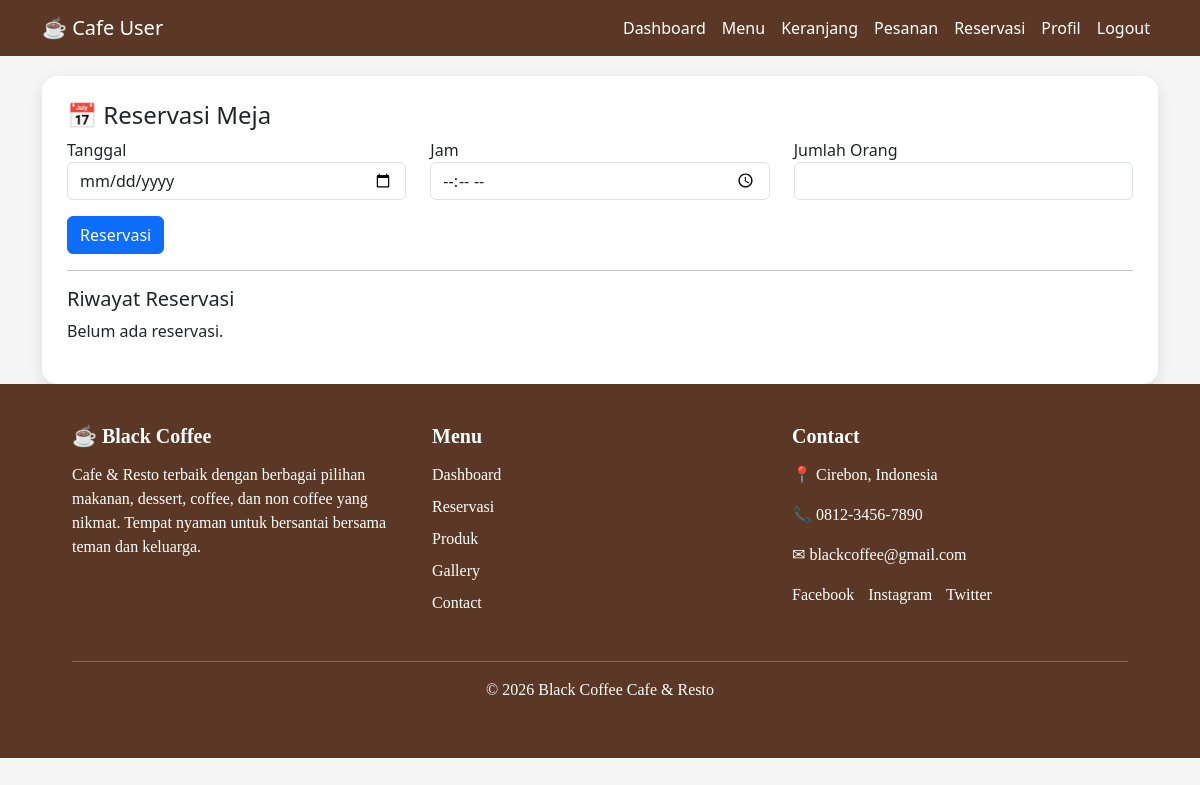
Before: /user/dashboard.php?page=reservasi (signed in) with the older database file.
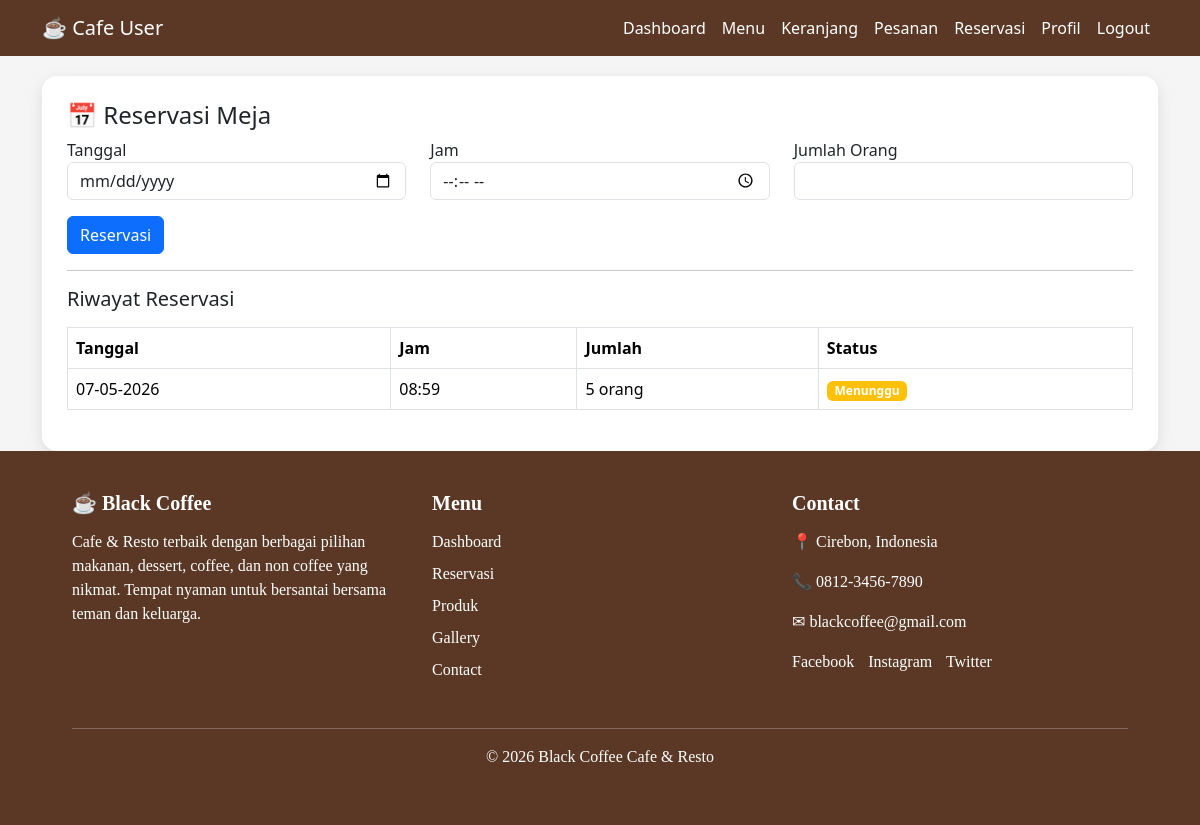
After: the same page with the newer database file.
### tables this page shows
CREATE TABLE `reservasi` (
  `id_reservasi` int(11) NOT NULL,
  `id_user` int(11) NOT NULL,
  `tanggal` date NOT NULL,
  `jam` time NOT NULL,
  `jumlah_orang` int(11) NOT NULL,
  `status` enum('menunggu','disetujui','ditolak') DEFAULT 'menunggu',
  `created_at` timestamp NOT NULL DEFAULT current_timestamp()
);

### user/reservasi.php (the view, shortened to what this page needs)
<?php
include "../koneksi.php";
$id_user = $_SESSION['id_user'];
?>
<div class="container-box">
<h4>📅 Reservasi Meja</h4>
<form method="POST">
<div class="row">
<div class="col-md-4 mb-3">
<label>Tanggal</label>
<input type="date" name="tanggal" class="form-control" required>
</div>
<div class="col-md-4 mb-3">
<label>Jam</label>
<input type="time" name="jam" class="form-control" required>
</div>
<div class="col-md-4 mb-3">
<label>Jumlah Orang</label>
<input type="number" name="jumlah" class="form-control" required min="1">
</div>
</div>
<button class="btn btn-primary">Reservasi</button>
</form>
<hr>
<h5>Riwayat Reservasi</h5>
<?php
$data = mysqli_query($conn, "
    SELECT * FROM reservasi
    WHERE id_user='$id_user'
    ORDER BY id_reservasi DESC
");
?>
<?php if(mysqli_num_rows($data) == 0){ ?>
<p>Belum ada reservasi.</p>
<?php } else { ?>
<table class="table table-bordered mt-3">
<tr>
<th>Tanggal</th>
<th>Jam</th>
<th>Jumlah</th>
<th>Status</th>
</tr>
<?php while($d = mysqli_fetch_assoc($data)){ ?>
<tr>
<td><?= date('d-m-Y', strtotime($d['tanggal'])); ?></td>
<td><?= date('H:i', strtotime($d['jam'])); ?></td>
<td><?= $d['jumlah_orang']; ?> orang</td>
<td>
<?php if($d['status']=="menunggu"){ ?>
<span class="badge bg-warning">Menunggu</span>
<?php } elseif($d['status']=="disetujui"){ ?>
<span class="badge bg-success">Disetujui</span>
<?php } else { ?>
<span class="badge bg-danger">Ditolak</span>
<?php } ?>
</td>
</tr>
<?php } ?>
</table>
<?php } ?>
</div>

Changed rows visible on the page:
added reservasi: tanggal "07-05-2026", jam "08:59", jumlah_orang "5", status "Menunggu"
Other visible differences:
text no longer shown: "Belum ada reservasi."
text now shown: "Tanggal Jam Jumlah Status"
